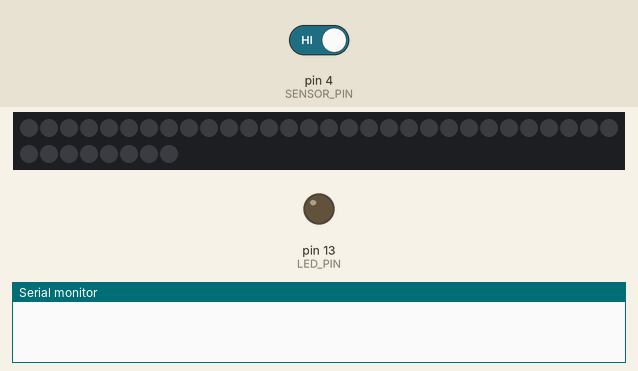
Recording of a sketch running on a simulated Arduino Uno, built with avr-gcc and run on an emulated ATmega328P. Shown: 38 RGB LEDs in strip order, left to right, continuing on the next row, output pins drawn as LEDs (lit = HIGH), the last lines printed to the serial monitor. The inputs (shaded band) are chosen by the test bench; at power-on: pin 4 (SENSOR_PIN) HIGH.

Above: at 1.2 s.
1.3 s: pin 4 (SENSOR_PIN) driven LOW
At 2.5 s:
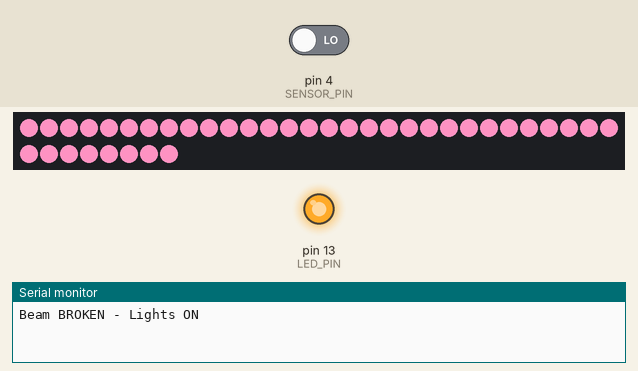
Timing chart, 0 to 4.3 s (numbered marks = the images above; inputs shaded):
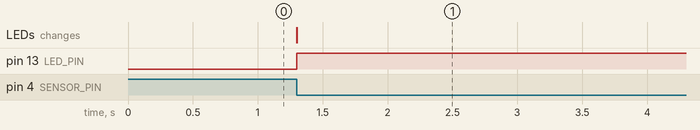

The sketch:

Sensor_Light_Code.ino
```cpp
#include <Adafruit_NeoPixel.h>

#define SENSOR_PIN 4            // Break beam sensor pin
#define LED_PIN 13              // Built-in LED
#define NEOPIXEL_PIN 6          // NeoPixel data pin
#define NUM_PIXELS 38           // Number of NeoPixels
#define LIGHT_DURATION 10000     // Time (in milliseconds) to keep light on after beam is broken

Adafruit_NeoPixel strip(NUM_PIXELS, NEOPIXEL_PIN, NEO_GRB + NEO_KHZ800);

bool beamBroken = false;
unsigned long beamBrokenTime = 0; // When the beam was broken

void setup() {
  pinMode(SENSOR_PIN, INPUT_PULLUP); // Enable internal pull-up for beam sensor
  pinMode(LED_PIN, OUTPUT);

  Serial.begin(9600);

  strip.begin();     // Initialize NeoPixels
  strip.show();      // Turn them all off
}

void loop() {
  int sensorState = digitalRead(SENSOR_PIN);
  unsigned long currentTime = millis();

  if (sensorState == LOW && !beamBroken) {
    // Beam just broke
    beamBroken = true;
    beamBrokenTime = currentTime;
    digitalWrite(LED_PIN, HIGH);
    Serial.println("Beam BROKEN - Lights ON");
    lightUpMountain(strip.Color(251, 144, 192)); // PINK
  }

  // Check if LIGHT_DURATION has passed since the beam was broken
  if (beamBroken && currentTime - beamBrokenTime >= LIGHT_DURATION) {
    // Reset the state and turn off the lights
    beamBroken = false;
    digitalWrite(LED_PIN, LOW);
    strip.clear();
    strip.show();
    Serial.println("Beam RESET - Lights OFF");
  }
}

void lightUpMountain(uint32_t color) {
  for (int i = 0; i < NUM_PIXELS; i++) {
    strip.setPixelColor(i, color);
  }
  strip.show();
}
```

Measured:
- after the input at 1.3 s, pin 13 (LED_PIN): LOW → HIGH at once; the LEDs: change at once (image 1)
